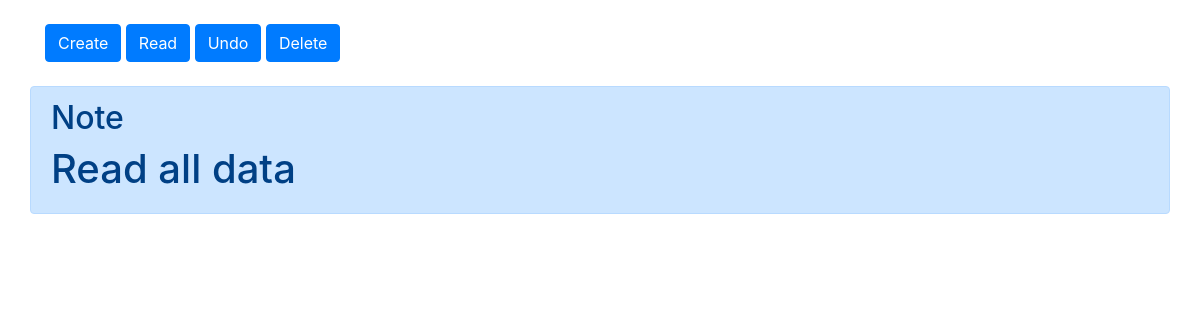
Before: /read/ with the older database file.
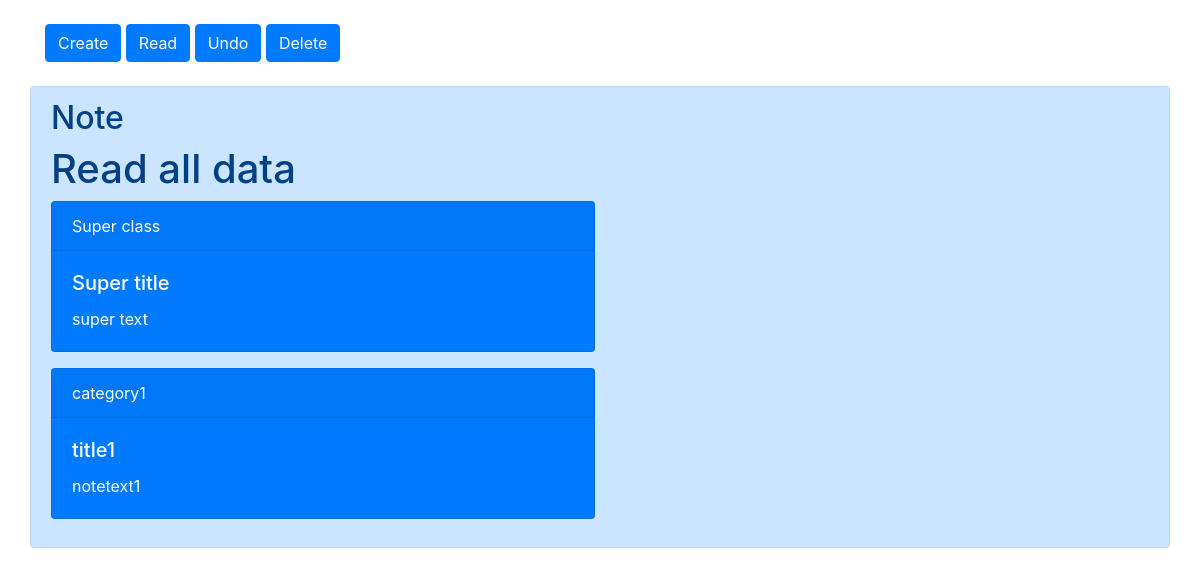
After: the same page with the newer database file.
### notes_app/models.py (models this page shows, shortened)
class Note_model(models.Model):
    id = models.AutoField(primary_key=True)
    category = models.CharField(max_length=264,unique=True)
    title = models.CharField(max_length=264,unique=True)
    note_text = models.CharField(max_length=264,unique=True)

### notes_app/views.py (the view)
# urls.py: url(r'^read/$', views.read,name='read'),
def read(request):
    data=Note_model.objects.all()
    return render(request, 'notes_app/read.html',{'notes':data})

### notes_app/templates/notes_app/read.html
{% extends 'notes_app/index.html' %}
{% block content %}
<h1>Read  all data</h1>
{% for note in notes %}
<div class="card text-white bg-primary mb-3" style="max-width: 34rem;">
    <div class="card-header">{{note.category}}</div>
    <div class="card-body">
      <h5 class="card-title">{{note.title}}</h5>
      <p class="card-text">{{note.note_text}}</p>
    </div>
  </div>
{% endfor %}
{% endblock %}

### notes_app/templates/notes_app/index.html (shortened to what this page needs)
<!DOCTYPE html>
<html lang="en" dir="ltr">
  <head>
    {% load static %}
    <link rel="stylesheet" href="{% static 'css/bootstrap.min.css' %}" type="text/css">
  </head>
  <body>
    <br>
    <div class="container">
      <a href="{% url 'create' %}"><button type="button" class="btn btn-primary" name="button">Create</button></a>
      <a href="{% url 'read' %}"><button type="button" class="btn btn-primary" name="button">Read</button></a>
      <a href="{% url 'undo' %}"><button type="button" class="btn btn-primary" name="button">Undo</button></a>
      <a href="{% url 'delete' %}"><button type="button" class="btn btn-primary" name="button">Delete</button></a>
    </div>
    <br>
    <div class="container alert alert-primary" >
      <h2>Note</h2>
      {% block content %}
      {% endblock %}
    </div>
  </body>
</html>

Changed rows visible on the page:
added Note_model: category "Super class", title "Super title", note_text "super text"
added Note_model: category "category1", title "title1", note_text "notetext1"
